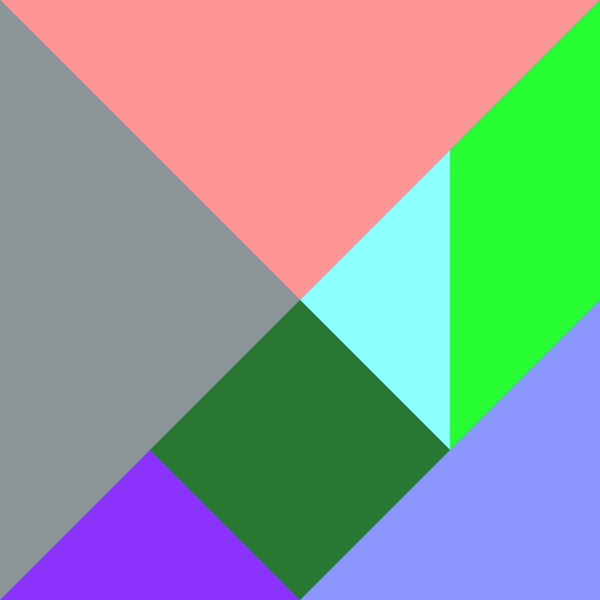
Frame 1 (no input)
Frame 60 (no input): identical to frame 1, image omitted
Frame 120 (the mouse pressed at the canvas centre since frame 60): identical to frame 1, image omitted

The p5.js sketch that drew this single still picture (run headless with seeded random() and noise() and a simulated clock; from frame 60 on, the mouse is pressed at the canvas centre):

// p5.js sketch
// ── sketch.js
function setup() {
    createCanvas(600, 600);
}

function draw() {
    background(32, 143, 324);
    noStroke();
    fill(440, 150, 150);
    triangle(0, 0, 300, 300, 600, 0);
    fill(140, 150, 150);
    triangle(0, 0, 300, 300, 0, 600);
    fill(140, 150, 450);
    triangle(600, 600, 300, 600, 600, 300);
    fill(140, 50, 350);
    triangle(0, 600, 300, 600, 150, 450);
    fill(140, 540, 350);
    triangle(300, 300, 450, 150, 450, 450);
    fill(40, 540, 50);
    quad(600, 0, 450, 150, 450, 450, 600, 300);
    fill(40, 120, 50);
    quad(300, 300, 150, 450, 300, 600, 450, 450);
}
